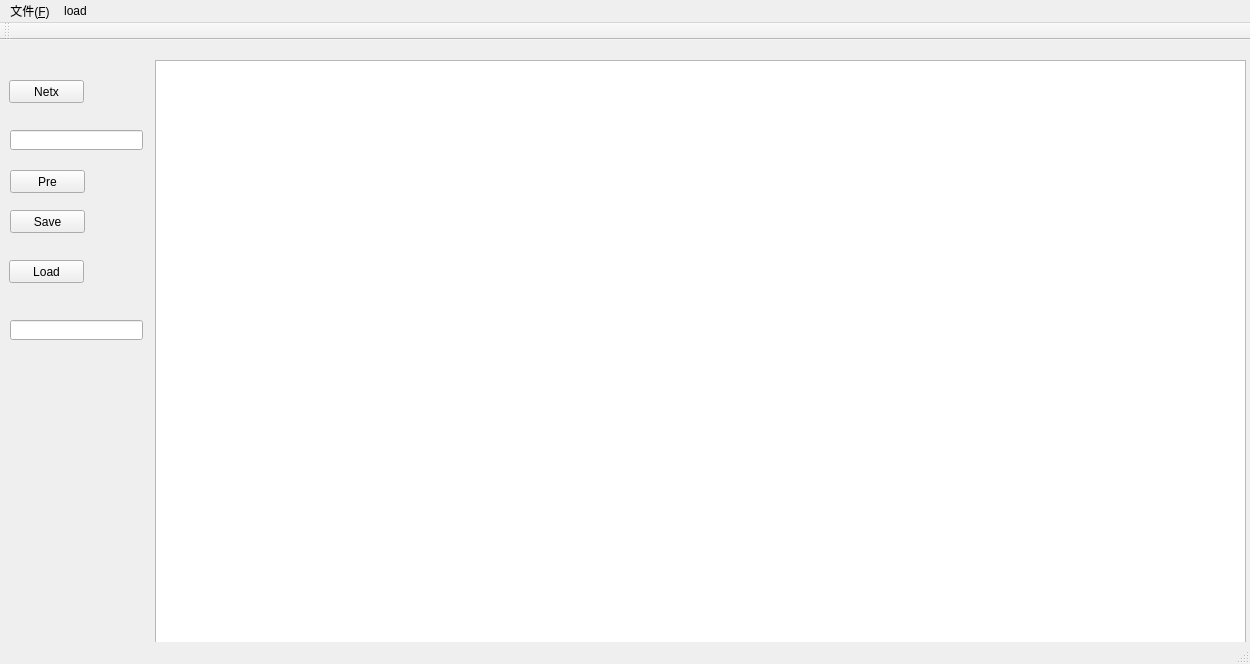
<?xml version="1.0" encoding="UTF-8"?>
<ui version="4.0">
 <class>MainWindow</class>
 <widget class="QMainWindow" name="MainWindow">
  <property name="geometry">
   <rect>
    <x>0</x>
    <y>0</y>
    <width>1250</width>
    <height>664</height>
   </rect>
  </property>
  <property name="windowTitle">
   <string>MainWindow</string>
  </property>
  <widget class="QWidget" name="centralWidget">
   <widget class="QPushButton" name="pre">
    <property name="geometry">
     <rect>
      <x>10</x>
      <y>130</y>
      <width>75</width>
      <height>23</height>
     </rect>
    </property>
    <property name="text">
     <string>Pre</string>
    </property>
   </widget>
   <widget class="QPushButton" name="next">
    <property name="geometry">
     <rect>
      <x>9</x>
      <y>40</y>
      <width>75</width>
      <height>23</height>
     </rect>
    </property>
    <property name="text">
     <string>Netx</string>
    </property>
   </widget>
   <widget class="QPushButton" name="load">
    <property name="geometry">
     <rect>
      <x>9</x>
      <y>220</y>
      <width>75</width>
      <height>23</height>
     </rect>
    </property>
    <property name="text">
     <string>Load</string>
    </property>
   </widget>
   <widget class="QLineEdit" name="label">
    <property name="geometry">
     <rect>
      <x>10</x>
      <y>280</y>
      <width>133</width>
      <height>20</height>
     </rect>
    </property>
   </widget>
   <widget class="QLineEdit" name="jump">
    <property name="geometry">
     <rect>
      <x>10</x>
      <y>90</y>
      <width>133</width>
      <height>20</height>
     </rect>
    </property>
   </widget>
   <widget class="QPushButton" name="save">
    <property name="geometry">
     <rect>
      <x>10</x>
      <y>170</y>
      <width>75</width>
      <height>23</height>
     </rect>
    </property>
    <property name="text">
     <string>Save</string>
    </property>
   </widget>
   <widget class="MyView" name="graphicsView">
    <property name="geometry">
     <rect>
      <x>155</x>
      <y>20</y>
      <width>1091</width>
      <height>611</height>
     </rect>
    </property>
   </widget>
  </widget>
  <widget class="QMenuBar" name="menuBar">
   <property name="geometry">
    <rect>
     <x>0</x>
     <y>0</y>
     <width>1250</width>
     <height>23</height>
    </rect>
   </property>
   <widget class="QMenu" name="menu_F">
    <property name="title">
     <string>文件(&amp;F)</string>
    </property>
    <addaction name="action"/>
   </widget>
   <widget class="QMenu" name="menuLoad">
    <property name="title">
     <string>load</string>
    </property>
   </widget>
   <addaction name="menu_F"/>
   <addaction name="menuLoad"/>
  </widget>
  <widget class="QToolBar" name="mainToolBar">
   <attribute name="toolBarArea">
    <enum>TopToolBarArea</enum>
   </attribute>
   <attribute name="toolBarBreak">
    <bool>false</bool>
   </attribute>
  </widget>
  <widget class="QStatusBar" name="statusBar"/>
  <action name="action">
   <property name="text">
    <string>新建</string>
   </property>
  </action>
 </widget>
 <layoutdefault spacing="6" margin="11"/>
 <customwidgets>
  <customwidget>
   <class>MyView</class>
   <extends>QGraphicsView</extends>
   <header>myview.h</header>
  </customwidget>
 </customwidgets>
 <resources/>
 <connections/>
</ui>
